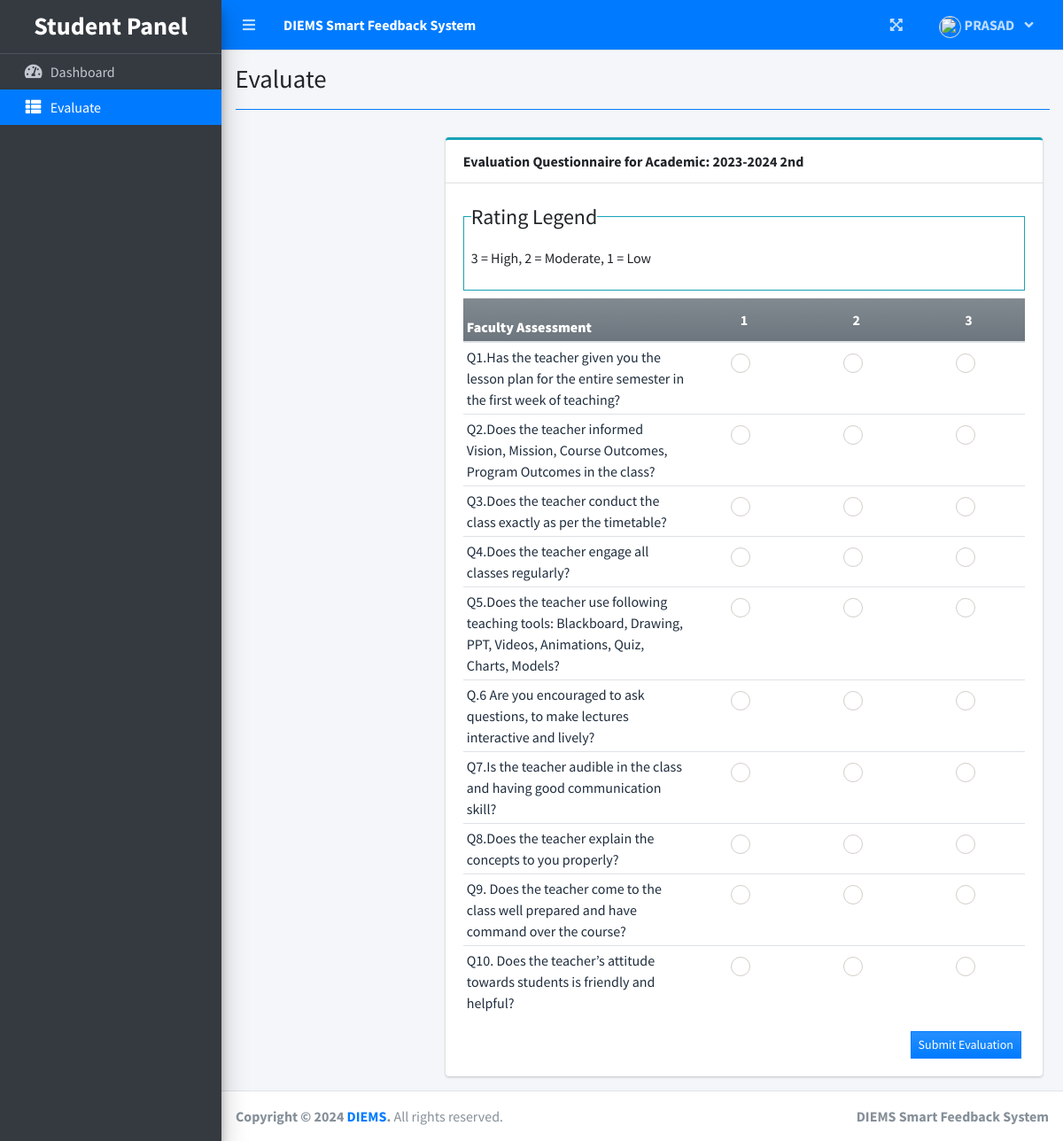
Page /index.php?page=evaluate (signed in) on the committed database.
### tables this page shows
CREATE TABLE `criteria_list` (
  `id` int(30) NOT NULL,
  `criteria` text NOT NULL,
  `order_by` int(30) NOT NULL
);

CREATE TABLE `question_list` (
  `id` int(30) NOT NULL,
  `academic_id` int(30) NOT NULL,
  `question` text NOT NULL,
  `order_by` int(30) NOT NULL,
  `criteria_id` int(30) NOT NULL
);

### student/evaluate.php (the view, shortened to what this page needs)
<?php
function ordinal_suffix($num)
{
	$num = $num % 100;
	if ($num < 11 || $num > 13) {
		switch ($num % 10) {
			case 2:
				return $num . 'nd';
		}
	}
	return $num . 'th';
}
?>
<div class="col-lg-12">
	<div class="row">
		<div class="col-md-3">
		</div>
		<div class="col-md-9">
			<div class="card card-outline card-info">
				<div class="card-header">
					<b>Evaluation Questionnaire for Academic: <?php echo $_SESSION['academic']['year'] . ' ' . (ordinal_suffix($_SESSION['academic']['semester'])) ?> </b>
				</div>
				<div class="card-body">
					<fieldset class="border border-info p-2 w-100">
						<legend class="w-auto">Rating Legend</legend>
						<p>3 = High, 2 = Moderate, 1 = Low</p>
					</fieldset>
					<form id="manage-evaluation">
						<?php
						$criteria = $conn->query("SELECT * FROM criteria_list where id in (SELECT criteria_id FROM question_list where academic_id = {$_SESSION['academic']['id']} ) order by abs(order_by) asc ");
						while ($crow = $criteria->fetch_assoc()) :
						?>
							<table class="table table-condensed">
								<thead>
									<tr class="bg-gradient-secondary">
										<th class=" p-1"><b><?php echo $crow['criteria'] ?></b></th>
										<th class="text-center">1</th>
										<th class="text-center">2</th>
										<th class="text-center">3</th>
									</tr>
								</thead>
								<tbody class="tr-sortable">
									<?php
									$questions = $conn->query("SELECT * FROM question_list where criteria_id = {$crow['id']} and academic_id = {$_SESSION['academic']['id']} order by abs(order_by) asc ");
									while ($row = $questions->fetch_assoc()) :
									?>
										<tr class="bg-white">
											<td class="p-1" width="40%">
												<?php echo $row['question'] ?>
											</td>
											<?php for ($c = 1; $c <= 3; $c++) : ?>
												<td class="text-center">
													<div class="icheck-success d-inline">
														<label for="qradio<?php echo $row['id'] . '_' . $c ?>">
														</label>
													</div>
												</td>
											<?php endfor; ?>
										</tr>
									<?php endwhile; ?>
								</tbody>
							</table>
						<?php endwhile; ?>
						<div class="card-tools d-flex justify-content-end">
							<button class="btn btn-sm btn-flat btn-primary bg-gradient-primary mx-1" form="manage-evaluation">Submit Evaluation</button>
						</div>
					</form>
				</div>
			</div>
		</div>
	</div>
</div>

### rows in the picture
criteria_list: criteria "Faculty Assessment"
question_list: question "Q1.Has the teacher given you the lesson plan for the entire semester in the first week of teaching?"
question_list: question "Q2.Does the teacher informed Vision, Mission, Course Outcomes, Program Outcomes in the class?"
question_list: question "Q3.Does the teacher conduct the class exactly as per the timetable?"
question_list: question "Q4.Does the teacher engage all classes regularly?"
question_list: question "Q5.Does the teacher use following teaching tools: Blackboard, Drawing, PPT, Videos, Animations, Quiz, Charts, Models?"
question_list: question "Q.6 Are you encouraged to ask questions, to make lectures interactive and lively?"
question_list: question "Q7.Is the teacher audible in the class and having good communication skill?"
question_list: question "Q8.Does the teacher explain the concepts to you properly?"
question_list: question "Q9. Does the teacher come to the class well prepared and have command over the course?"
question_list: question "Q10. Does the teacher’s attitude towards students is friendly and helpful?"

### other values in the picture
$_SESSION['system']['name'] "DIEMS Smart Feedback System"
$_SESSION['login_firstname'] "PRASAD"
$title "Evaluate"
$_SESSION['academic']['year'] "2023-2024"
ordinal_suffix($_SESSION['academic']['semester']) "2nd"
